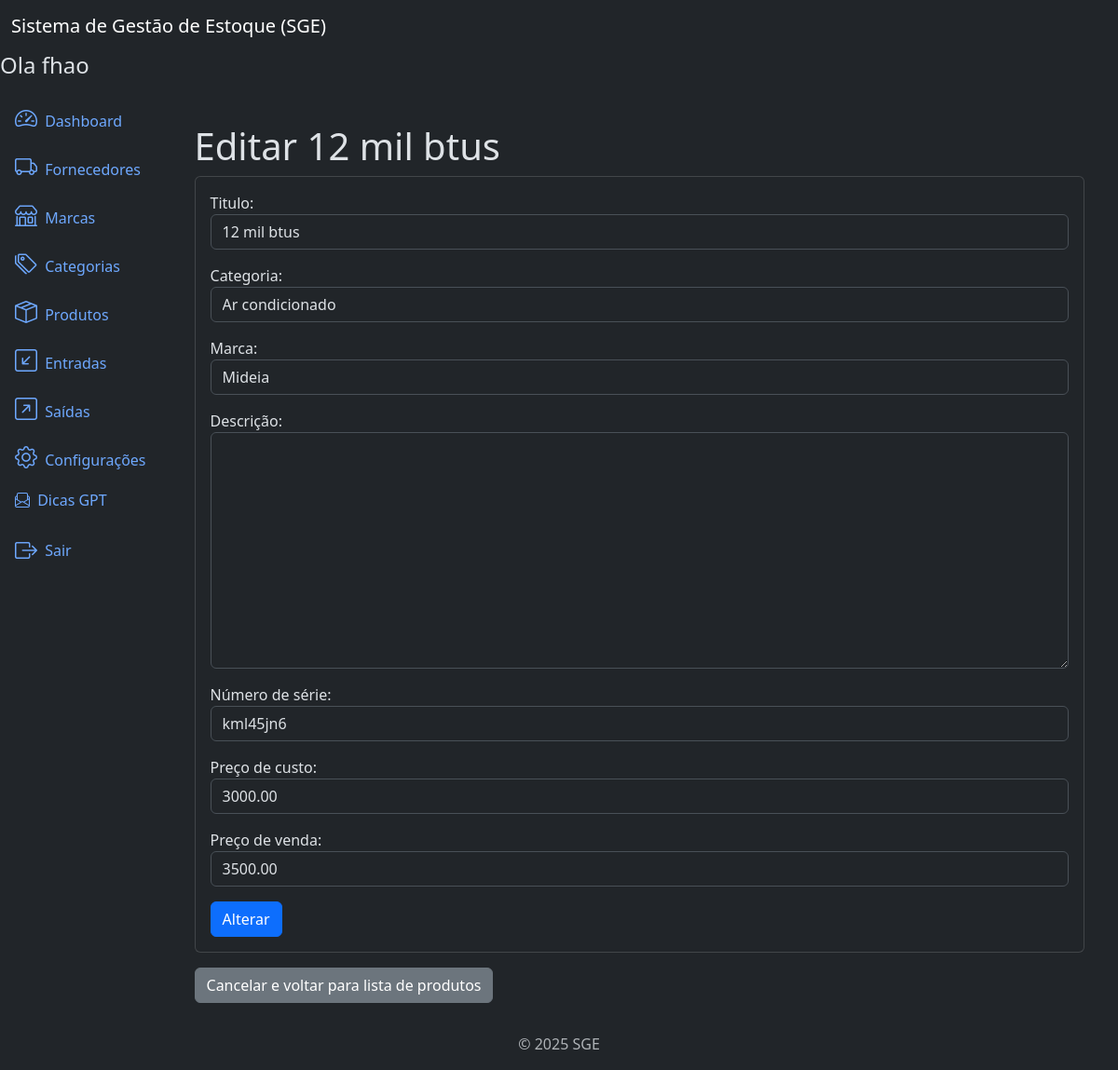
Screenshot of /products/7/update/ (signed in) with the database file from the repository.
### products/models.py (models this page shows, shortened)
class Product(models.Model):
    title = models.CharField(
        max_length=500
    )
    brand = models.ForeignKey(
        Brand,
        on_delete=models.PROTECT,
        related_name='products'
    )
    category = models.ForeignKey(
        Category,
        on_delete=models.PROTECT,
        related_name='products'
    )
    description = models.TextField(
        blank=True,
        null=True,
    )
    serie_number = models.CharField(
        max_length=200,
        blank=True,
        null=True,
    )
    cost_price = models.DecimalField(
        max_digits=20,
        decimal_places=2,
    )  # preço de custo
    selling_price = models.DecimalField(
        max_digits=20,
        decimal_places=2,
    )  # preço vendido
    quantity = models.IntegerField(
        default=0,
    )
    created_at = models.DateTimeField(
        auto_now_add=True,
    )
    updated_at = models.DateTimeField(
        auto_now=True
    )
    class Meta:
        ordering = ['title']

### products/views.py (the view)
# urls.py: path('products/<int:pk>/update/', views.ProductUpdateView.as_view(), name='product_update'),
class ProductUpdateView(LoginRequiredMixin, PermissionRequiredMixin, UpdateView):
    model = models.Product
    form_class = forms.ProductForm
    template_name = 'product_update.html'
    success_url = reverse_lazy('product_list')
    permission_required = 'products.change_product'

### products/forms.py
class ProductForm(forms.ModelForm):
    class Meta:
        model = Product
        fields = 'title category brand description serie_number cost_price selling_price'.split(' ')
        widgets = {
            'title': forms.TextInput(attrs={'class': 'form-control'}),
            'category': forms.Select(attrs={'class': 'form-control'}),
            'brand': forms.Select(attrs={'class': 'form-control'}),
            'description': forms.Textarea(attrs={'class': 'form-control', 'rows ': 3}),
            'serie_number': forms.TextInput(attrs={'class': 'form-control'}),
            'cost_price': forms.NumberInput(attrs={'class': 'form-control'}),
            'selling_price': forms.NumberInput(attrs={'class': 'form-control'}),
        }
        labels = {
            'title': 'Titulo',
            'category': 'Categoria',
            'brand': 'Marca',
            'description': 'Descrição',
            'serie_number': 'Número de série',
            'cost_price': 'Preço de custo',
            'selling_price': 'Preço de venda',
        }

### brands/models.py (called while the page is built)
    def __str__(self):
        return self.name

### categories/models.py (called while the page is built)
    def __str__(self):
        return self.name

### products/templates/product_update.html (shortened to what this page needs)
{% extends 'base.html' %}
{% block content %}
<div class="container mt-4">
   <h3 class="display-6"> Editar {{ object.title }}</h3>
   <div class="card">
      <div class="card-body">
         <form method="post" class="form">
            {{ form.as_p }}
            <button type="submit" class="btn btn-primary">Alterar</button>
         </form>
      </div>
   </div>
   <a href="{% url 'product_list' %}" class="btn btn-secondary mt-3">Cancelar e voltar para lista de produtos</a>
</div>
{% endblock %}

### app/templates/components/_header.html
<nav class="navbar navbar-expand-lg navbar-light bg-dark">
  <div class="container-fluid">
    <a class="navbar-brand text-white" href="#">Sistema de Gestão de Estoque (SGE)</a>
  </div>
</nav>
<h4>Ola {{ user.username }}</h4>

### rows the page displays
Product: title "12 mil btus", category "Ar condicionado", brand "Mideia", serie_number "kml45jn6", cost_price "3000.00", selling_price "3500.00"

### other values shown
{{ user.username }} "fhao"
